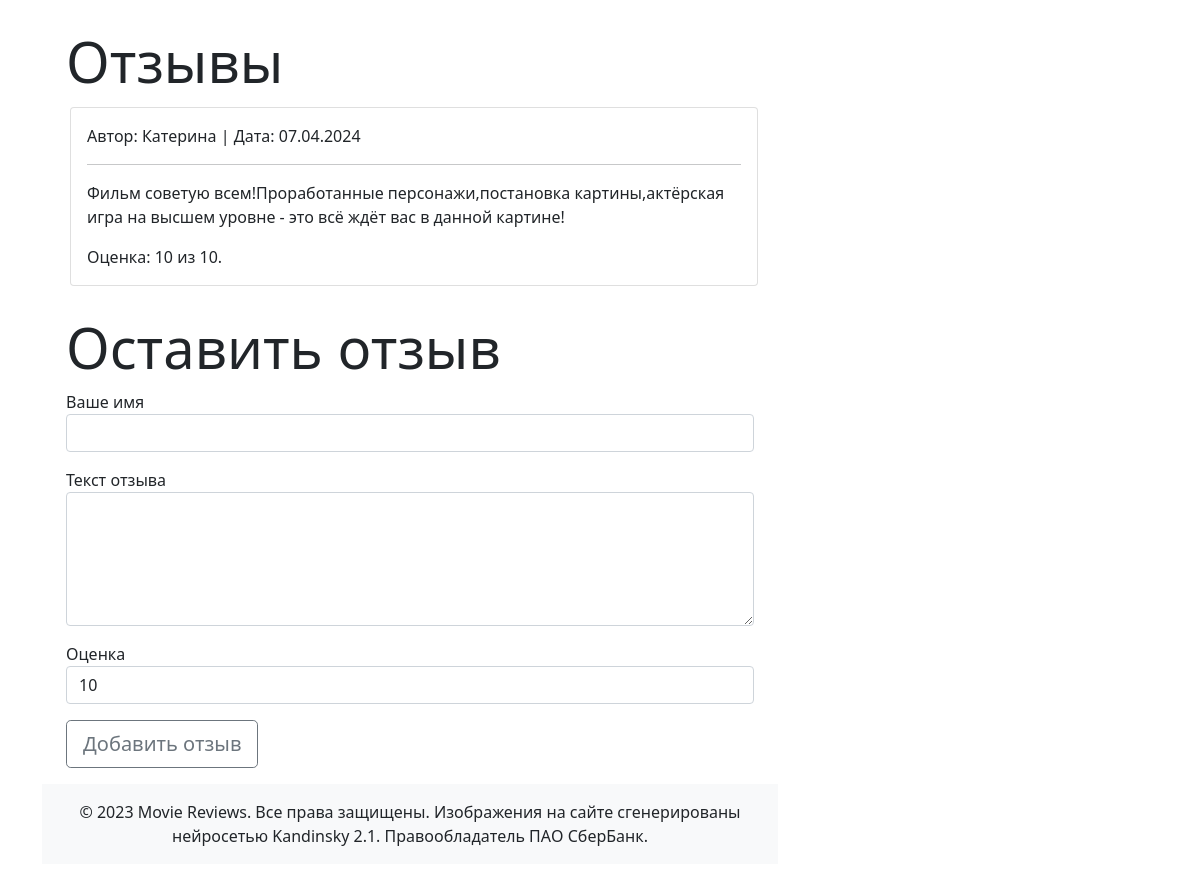
The app's page /movie/3 (lower part), older data.
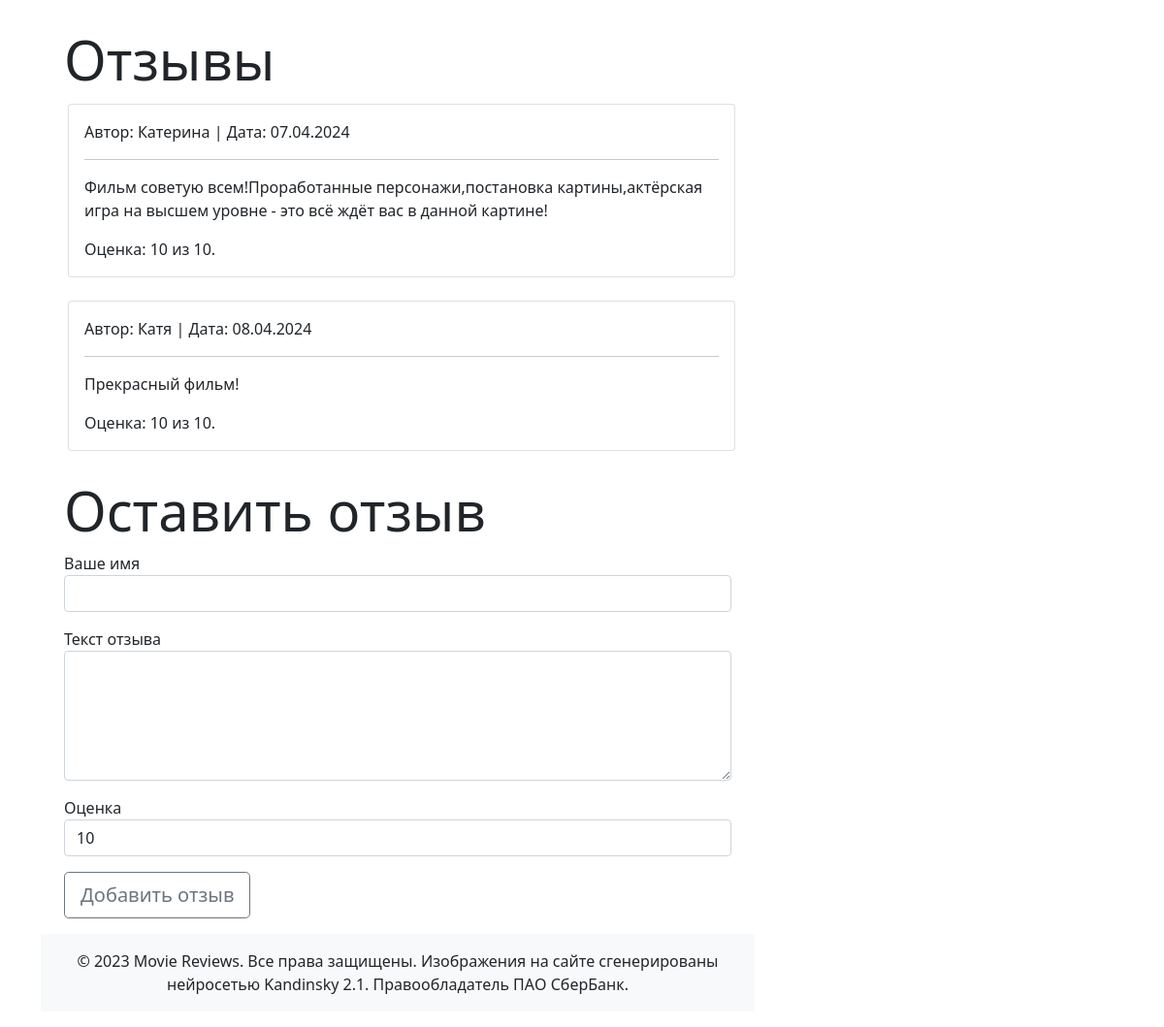
The same page, newer data.
### models.py (models this page shows, shortened)
class Review(db.Model):
    id = db.Column(db.Integer, primary_key=True)
    name = db.Column(db.String(255), nullable=False)
    text = db.Column(db.Text, nullable=False)
    created_date = db.Column(db.DateTime, default=datetime.utcnow)
    score = db.Column(db.Integer, nullable=False)
    movie_id = db.Column(db.Integer, db.ForeignKey('movie.id', ondelete="CASCADE"))
    movie = db.relationship('Movie', back_populates='reviews')

### views.py (the view, shortened to what this page needs)
@app.route('/movie/<int:id>', methods=['GET', 'POST'])
def movie(id):
    movie = Movie.query.get(id)
    if movie.reviews:
        avg_score = round(sum(review.score for review in movie.reviews) / len(movie.reviews), 2)
    else:
        avg_score = 0
    form = ReviewForm(score=10)
    return render_template('movie.html',
                           movie=movie,
                           avg_score=avg_score,
                           form=form)

### forms.py
class ReviewForm(FlaskForm):
    name = StringField('Ваше имя',
                       validators=[DataRequired(message="Поле не должно быть пустым")])
    text = TextAreaField('Текст отзыва',
                         validators=[DataRequired(message="Поле не должно быть пустым")])
    score = SelectField('Оценка',
                        choices=[(i, i) for i in range(1, 11)])
    submit = SubmitField('Добавить отзыв')

### templates/movie.html (shortened to what this page needs)
{% extends 'base.html' %}
{% block content %}
  <div class="row mb-3">
    <div class="col-md-4">
    </div>
    <div class="col-md-8">
    </div>
  </div>
  <h1 class="display-4">Отзывы</h1>
  <div class="m-1">
    {% for review in movie.reviews %}
      <div class="card mb-4">
        <div class="card-body">
          <p class="card-text">Автор: {{ review.name }} | Дата: {{ review.created_date.strftime('%d.%m.%Y') }}</p>
          <hr>
          <p class="card-text font-italic">{{ review.text }}</p>
          <p class="card-text font-italic">Оценка: {{ review.score }} из 10.</p>
        </div>
      </div>
    {% else %}
      <p>Отзывов еще нет, но вы можете оставить первый!</p>
    {% endfor %}
  </div>
  <h1 class="display-4">Оставить отзыв</h1>
  {% include 'add_review.html' %}
{% endblock content %}

Row changes from the older to the newer data that the page shows:
added Review: name "Катя", created_date "08.04.2024", text "Прекрасный фильм!", score "10"
